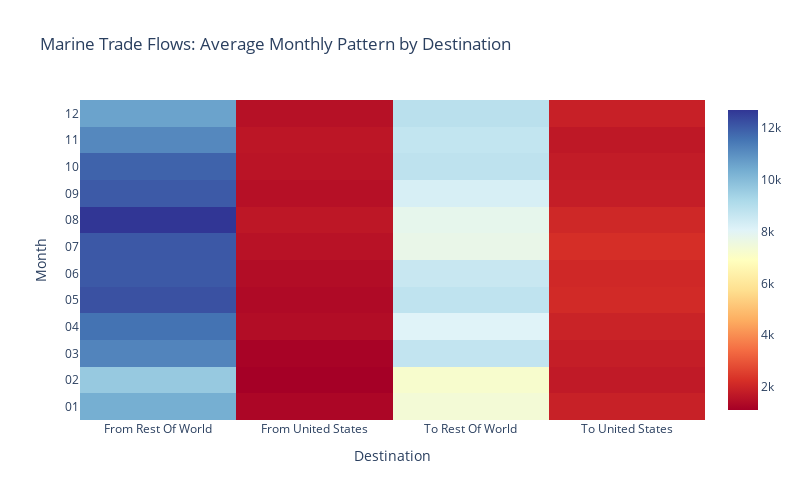

Here is the notebook cell this chart was saved with:
### Markdown cell above
## 2. Port & Trade Flow Analysis

Now let's analyze marine trade flows and compare US vs Rest-of-World patterns:

### Code cell
# Analyze marine trade flows by destination
marine_flows = df[df['mode'] == 'Marine'].copy()

# Create monthly aggregates by destination
monthly_flows = marine_flows.groupby(['REF_DATE', 'destination'])['VALUE'].sum().reset_index()
monthly_flows['Year'] = monthly_flows['REF_DATE'].dt.year
monthly_flows['Month'] = monthly_flows['REF_DATE'].dt.month

# Create a heatmap of trade flows
pivot_flows = monthly_flows.pivot_table(
    values='VALUE', 
    index='Month',
    columns='destination',
    aggfunc='mean'
)

fig = go.Figure(data=go.Heatmap(
    z=pivot_flows.values,
    x=pivot_flows.columns,
    y=[f"{i:02d}" for i in pivot_flows.index],
    colorscale='RdYlBu',
))

fig.update_layout(
    title='Marine Trade Flows: Average Monthly Pattern by Destination',
    xaxis_title='Destination',
    yaxis_title='Month',
    height=500,
    width=800
)

# Save the plot to HTML
fig.write_html(os.path.join(plots_dir, 'marine_trade_flows_heatmap.html'))
print("Saved marine trade flows heatmap to plots/marine_trade_flows_heatmap.html")

fig.show()

# Calculate key metrics
print("\nTrade Flow Analysis:")
for dest in pivot_flows.columns:
    avg_value = pivot_flows[dest].mean()
    peak_month = pivot_flows[dest].idxmax()
    print(f"\n{dest}:")
    print(f"  Average monthly value: ${avg_value:,.0f}M")
    print(f"  Peak month: {pd.Timestamp(year=2000, month=peak_month, day=1):%B}")
    
# Calculate US vs Rest-of-World ratio
us_flow = monthly_flows[monthly_flows['destination'].str.contains('United States', na=False)]['VALUE'].mean()
row_flow = monthly_flows[monthly_flows['destination'].str.contains('Rest Of World', na=False)]['VALUE'].mean()
ratio = row_flow / us_flow

print(f"\nRest-of-World to US Trade Ratio: {ratio:.2f}")
print(f"This means Rest-of-World marine trade is {ratio:.1f}x the US marine trade volume")

### Figure 1 — Plotly figure (JSON) as saved in the notebook; plotly's stock layout.template omitted (floating-point values rounded to 4 significant figures)
{"data": [{"colorscale": [[0, "rgb(165,0,38)"], [0.1, "rgb(215,48,39)"], [0.2, "rgb(244,109,67)"], [0.3, "rgb(253,174,97)"], [0.4, "rgb(254,224,144)"], [0.5, "rgb(255,255,191)"], [0.6, "rgb(224,243,248)"], [0.7, "rgb(171,217,233)"], [0.8, "rgb(116,173,209)"], [0.9, "rgb(69,117,180)"], [1, "rgb(49,54,149)"]], "type": "heatmap", "x": ["From Rest Of World", "From United States", "To Rest Of World", "To United States"], "y": ["01", "02", "03", "04", "05", "06", "07", "08", "09", "10", "11", "12"], "z": [[10330.0, 1275.0, 7362.0, 1903.0], [9623.0, 1118.0, 7190.0, 1753.0], [11210.0, 1191.0, 8709.0, 1846.0], [11560.0, 1422.0, 8050.0, 1949.0], [12180.0, 1360.0, 8782.0, 2140.0], [12030.0, 1422.0, 8573.0, 2082.0], [12050.0, 1550.0, 7725.0, 2217.0], [12680.0, 1665.0, 7813.0, 2077.0], [12010.0, 1510.0, 8254.0, 1840.0], [11840.0, 1607.0, 8801.0, 1790.0], [11120.0, 1645.0, 8699.0, 1693.0], [10580.0, 1523.0, 8891.0, 1898.0]]}], "layout": {"height": 500, "title": {"text": "Marine Trade Flows: Average Monthly Pattern by Destination"}, "width": 800, "xaxis": {"title": {"text": "Destination"}}, "yaxis": {"title": {"text": "Month"}}}}
